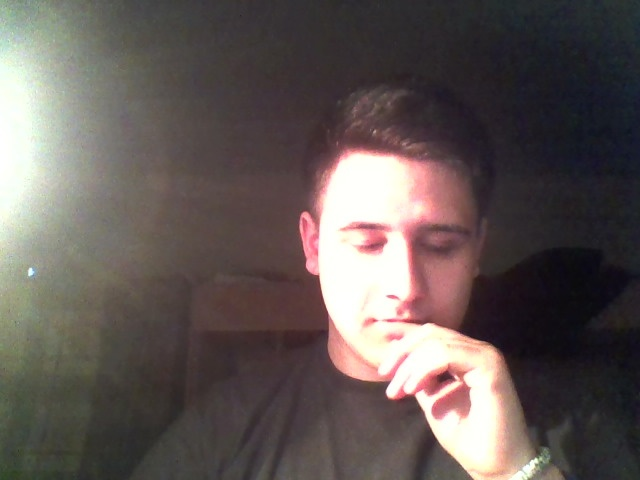
//> input picture src/playground/Image0.jpg, 640 x 480 px
$ ./contourCircle   (built with g++ and OpenCV 4)
//> lines starting //> are read from the running program, lines starting //| are printed output that depends on the picture; after the words box and inside, x2 and y2 are one past the last pixel; in counts of white or black regions, pixels touching at a corner belong together
//> further down, src is the input picture: 480 rows x 640 cols, CV_8UC3; mean B, G, R 85.5, 88, 97.4
#include <cv.h>
#include <highgui.h>
#include <stdlib.h>
#include <stdio.h>

//  находит и показывает круги на изображении
void findCircles(IplImage* _image)
{
    assert(_image!=0);

    IplImage* bin = cvCreateImage( cvGetSize(_image), IPL_DEPTH_8U, 1);

    // конвертируем в градации серого
    cvConvertImage(_image, bin, CV_BGR2GRAY);
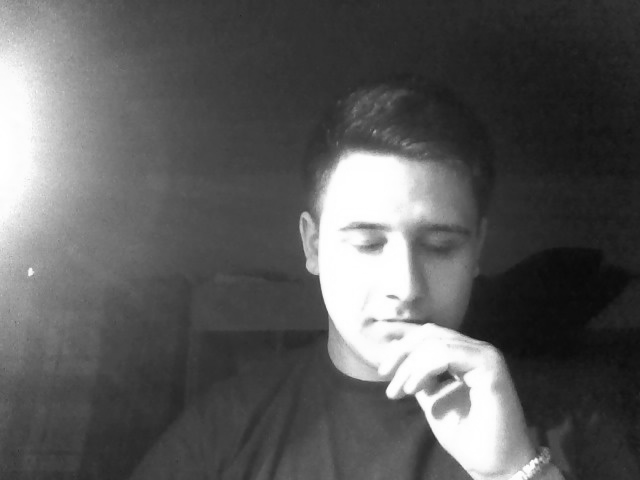
//> bin: 480 rows x 640 cols, CV_8UC1; min 9, max 255, mean 90.5
    // находим границы
    cvCanny(bin, bin, 50, 200);
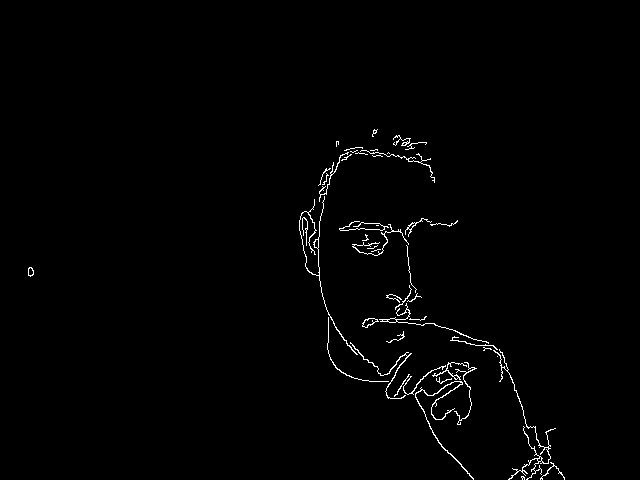
//> bin: 480 rows x 640 cols, CV_8UC1; 1.1% white in thin lines or dots, all inside (x1, y1, x2, y2) = (28, 129, 565, 480)

    cvNamedWindow( "bin", 1 );
    cvShowImage("bin", bin);

    // хранилище памяти для контуров
    CvMemStorage* storage = cvCreateMemStorage(0);
    CvSeq* contours=0;

    // находим контуры
    int contoursCont = cvFindContours( bin, storage,&contours,sizeof(CvContour),CV_RETR_LIST,CV_CHAIN_APPROX_SIMPLE,cvPoint(0,0));
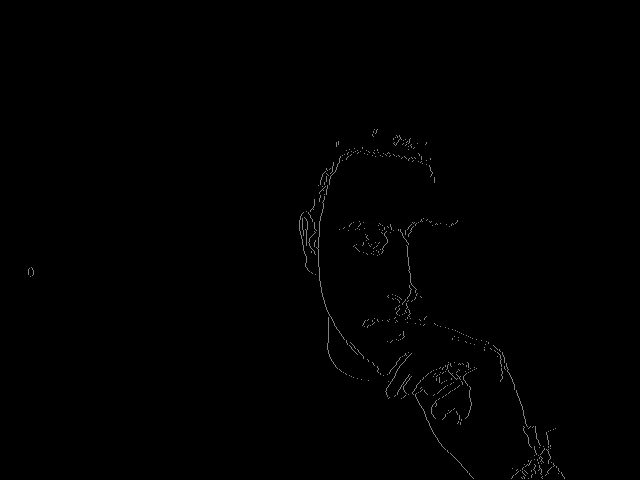
//> bin: 480 rows x 640 cols, CV_8UC1; 1.11% of pixels changed, all inside (x1, y1, x2, y2) = (28, 129, 565, 480)
//> contours = 61 contours, 42 with area under 20; largest, box (x1, y1, x2, y2) and area: (415, 381, 474, 479) 104, (493, 349, 556, 479) 93, (299, 196, 358, 355) 83, (362, 318, 379, 328) 80, (362, 318, 378, 328) 68; contoursCont = 61

    assert(contours!=0);

    // обходим все контуры
    for( CvSeq* current = contours; current != NULL; current = current->h_next ){
        // вычисляем площадь и периметр контура
        double area = fabs(cvContourArea(current));
        double perim = cvContourPerimeter(current);

        // 1/4*CV_PI = 0,079577
        if ( area / (perim * perim) > 0.07 && area / (perim * perim)< 0.087 ){ // в 10% интервале
            // нарисуем контур
            cvDrawContours(_image, current, cvScalar(0, 0, 255), cvScalar(0, 255, 0), -1, 1, 8);
        }
    }
//> this loop made 61 passes
//> (area, perim) on passes 5, 9, 10, 11, 13, 15, 19, 20, 21, 24, 28, 29: (104, 520.6), (28.5, 161.2), (24, 252), (38, 152.2), (93, 827.7), (61.5, 342.7), (28.5, 21.9), (67.5, 44.87), (80, 44.63), (65.5, 356.8), (30, 21.31), (37, 24.49)

    // освобождаем ресурсы
    cvReleaseMemStorage(&storage);
    cvReleaseImage(&bin);
}

int main(int argc, char* argv[])
{
    IplImage *src=0, *dst=0;

    // имя картинки задаётся первым параметром
    const char* filename = argc >= 2 ? argv[1] : "Image0.jpg";
    // получаем картинку
    src = cvLoadImage(filename, 1);

    printf("[i] image: %s\n", filename);
    assert( src != 0 );

    // покажем изображение
    cvNamedWindow( "original", 1 );
    cvShowImage( "original", src );

    dst = cvCloneImage(src);

    // находим круги на изображении
    findCircles(dst);

    cvNamedWindow( "circles", 1 );
    cvShowImage( "circles", dst);

    // ждём нажатия клавиши
    cvWaitKey(0);

    // освобождаем ресурсы
    cvReleaseImage(&src);
    cvReleaseImage(&dst);
    // удаляем окна
    cvDestroyAllWindows();
    return 0;
}
